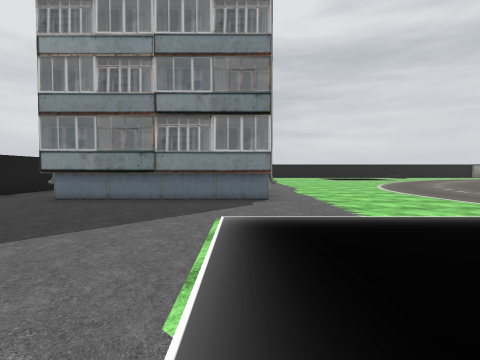
[1] (above)

24 first-person views from a walk through a Unity game level. The camera is 1.5 m above the floor, tilts 2° down and sees 80° across. The floor is counted in squares, 2 m on a side. Each view is taken from the middle of a square. On the plan, view 1 faces up. The plan holds only what a view shows up to about 10 squares ahead; the rest is blank. The place goes on beyond the plan. Door leaves are left out, so doorways stand open. Some surface patterns are stand-ins.

[2]
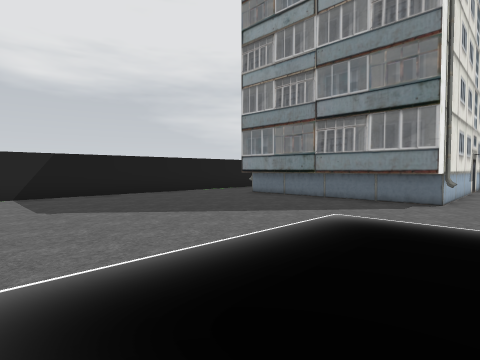

[3]
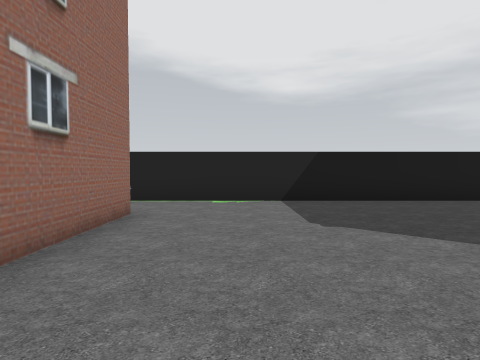

[4]
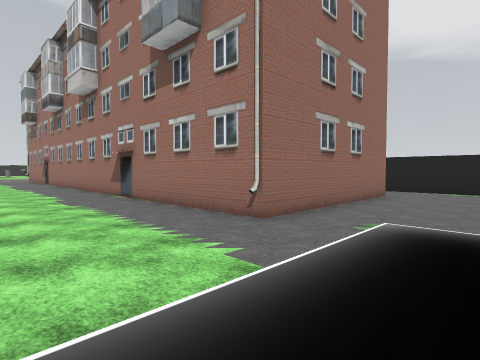

[5]
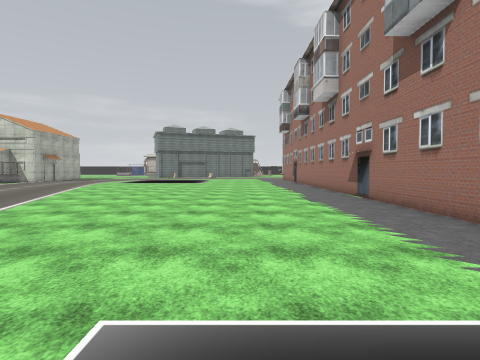

[6]
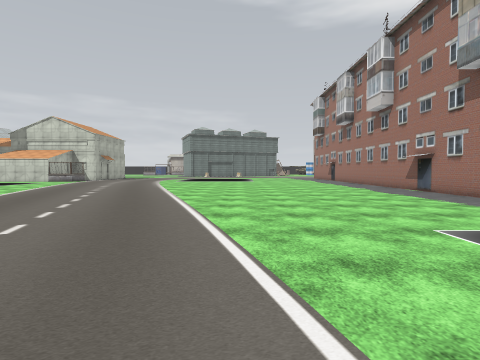

[7]
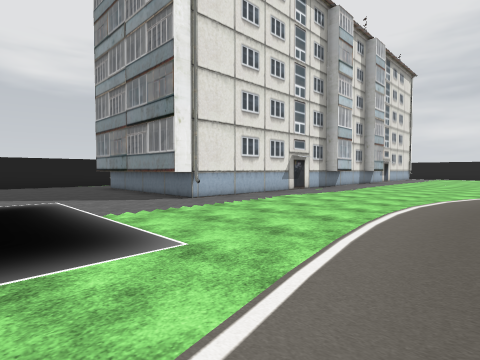

[8]
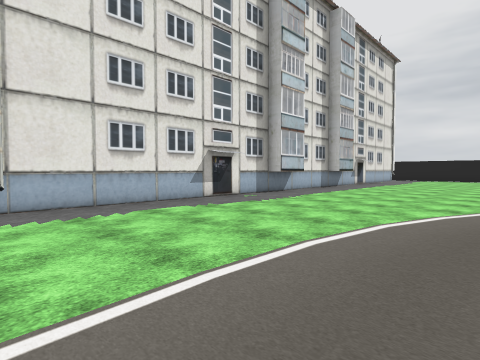

[9]
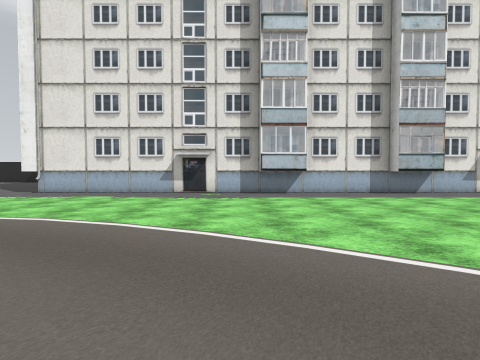

[10]
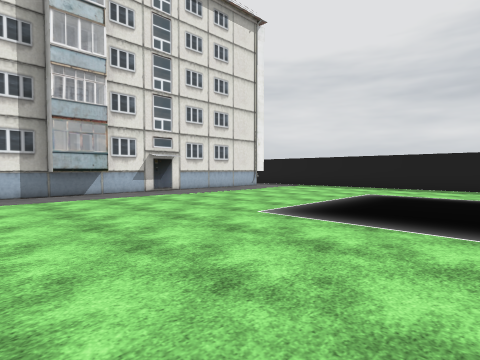

[11]
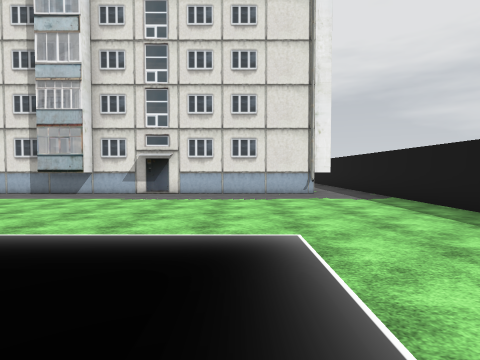

[12]
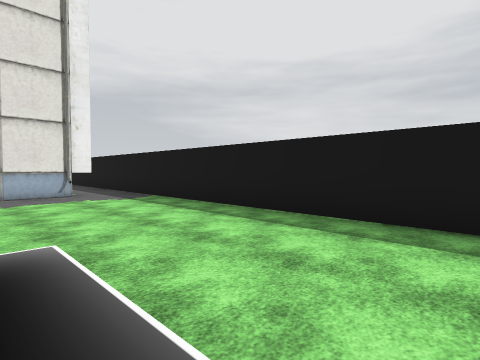

[13]
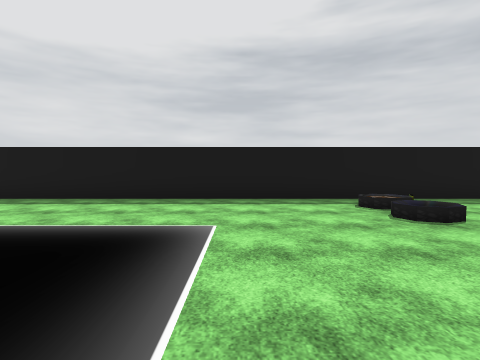

[14]
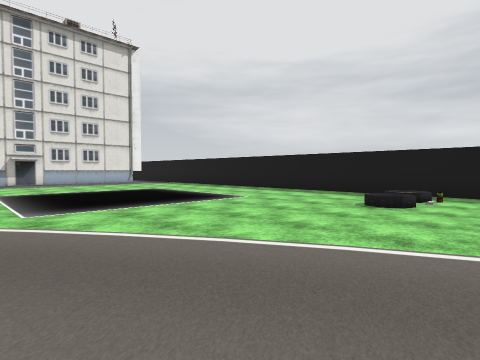

[15]
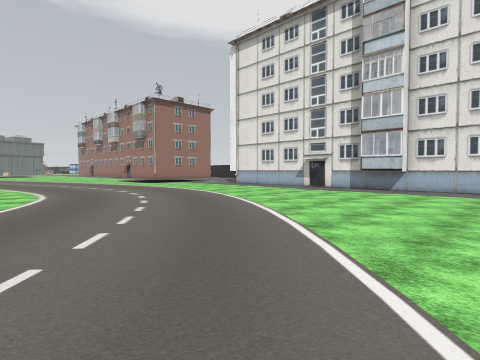

[16]
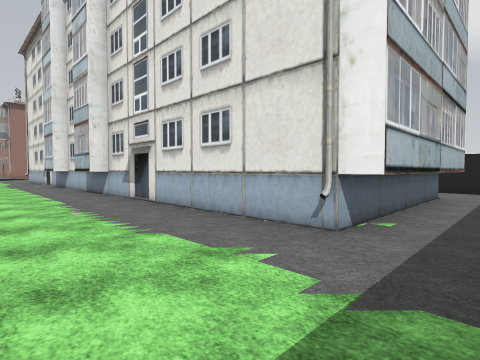

[17]
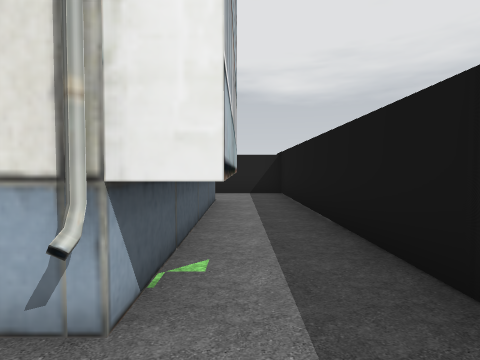

[18]
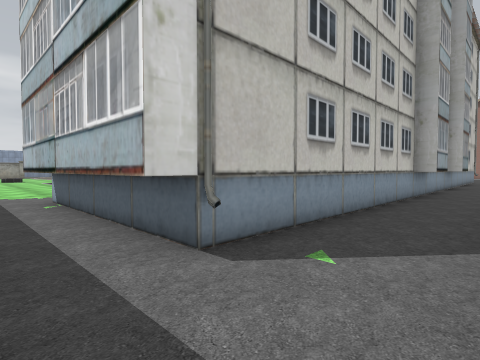

[19]
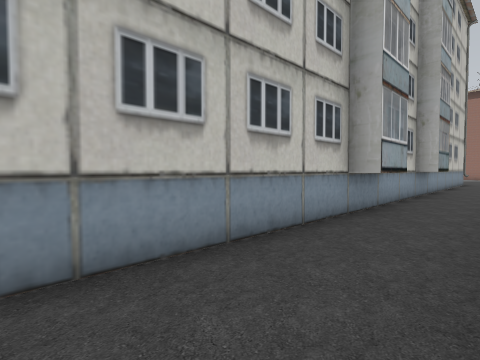

[20]
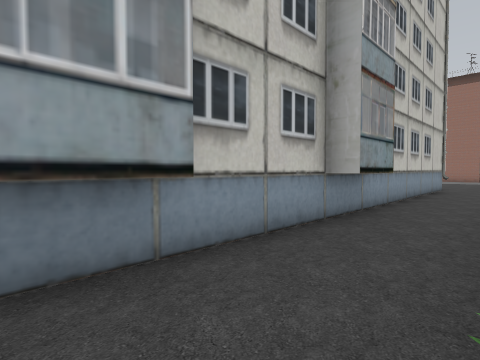

[21]
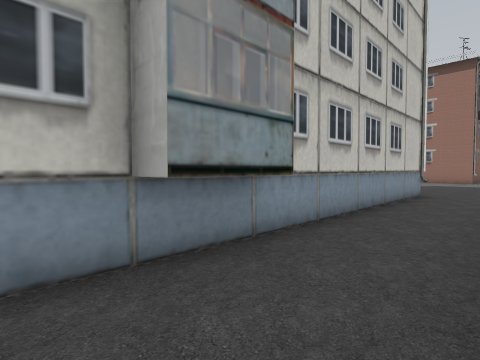

[22]
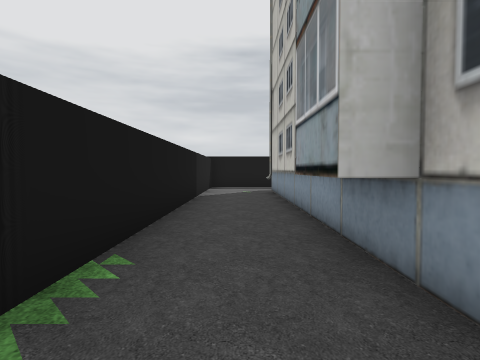

[23]
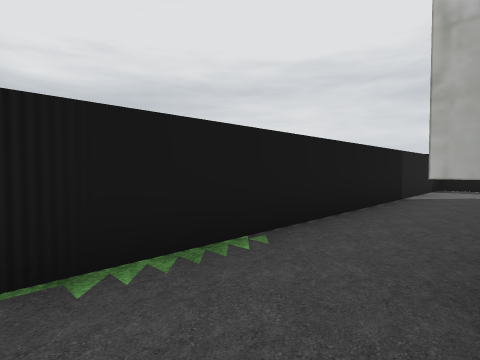

[24]
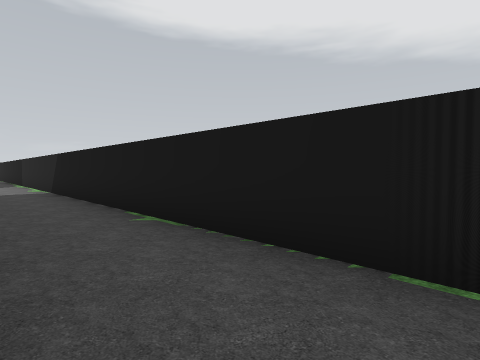

### Floor plan
Points are (right, up) in squares from view 1. A wall is a line through its corners. A room is listed if a view was taken in it or the views show most of it. See-through windows are left out.
Room 1 (views 1, 2, 3, 4, 5, 6, 7, 8, 9, 10, 11, 12, 13, 14, 15, 16, 17, 18, 19, 20, 21, 22, 23, 24)
walls: (0.8, 7.5) (-4.9, 7.5); (0.7, 6.9) (-4.9, 6.9) (-4.9, 27.9) (0.7, 27.9) (0.7, 6.9); (1.3, 16.1) (1.3, 14.6) (0.8, 14.6); (0.8, 20.2) (1.3, 20.2) (1.3, 18.8) (0.8, 18.8); (-5.4, 14.6) (-5.4, 16) (-4.8, 16); (-7.2, 11.9) (-7.2, -2.9); (-4.8, 18.8) (-5.4, 18.8) (-5.4, 20.2) (-4.8, 20.2); (-5.1, -1.9) (0.5, -1.9) (0.5, -9.5); (-4.9, 27.4) (0.8, 27.4); (17.5, 29.3) (-7.2, 29.3) (-7.2, 17.1)

Where each view was taken, in squares from view 1:
view 1: 0 up, 0 right, facing up
view 2: 0 up, 2 right, facing up-left
view 3: 0 up, 0 right, facing left
view 4: 1 up, 4 right, facing down-left
view 5: 1 up, 4 right, facing down
view 6: 3 up, 7 right, facing down
view 7: 3 up, 7 right, facing up-left
view 8: 7 up, 7 right, facing up-left
view 9: 14 up, 10 right, facing left
view 10: 17 up, 10 right, facing up-left
view 11: 25 up, 10 right, facing left
view 12: 25 up, 10 right, facing up-left
view 13: 22 up, 12 right, facing up
view 14: 20 up, 17 right, facing up-left
view 15: 19 up, 12 right, facing down-left
view 16: 29 up, 4 right, facing down-left
view 17: 28 up, 2 right, facing left
view 18: 29 up, 7 left, facing down-right
view 19: 25 up, 7 left, facing down-right
view 20: 20 up, 7 left, facing down-right
view 21: 17 up, 7 left, facing down-right
view 22: 17 up, 6 left, facing up
view 23: 17 up, 5 left, facing up-left
view 24: 12 up, 5 left, facing down-left
